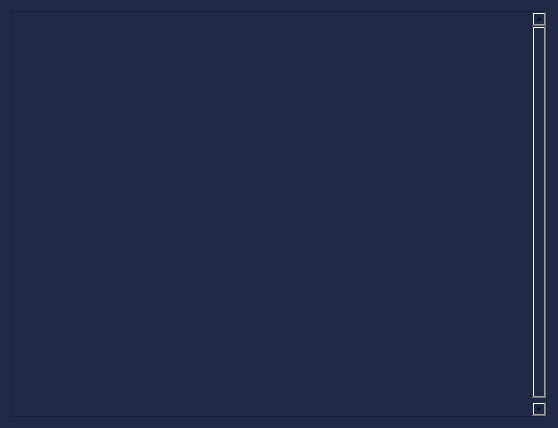
<?xml version="1.0" encoding="UTF-8"?>
<ui version="4.0">
 <class>Dialog</class>
 <widget class="QDialog" name="Dialog">
  <property name="geometry">
   <rect>
    <x>0</x>
    <y>0</y>
    <width>558</width>
    <height>428</height>
   </rect>
  </property>
  <property name="windowTitle">
   <string>Галерея</string>
  </property>
  <property name="styleSheet">
   <string notr="true">background-color: #202A47; 
font-family: Lucida Sans Unicode;</string>
  </property>
  <layout class="QGridLayout" name="gridLayout">
   <item row="0" column="0">
    <widget class="QScrollArea" name="scrollArea">
     <property name="widgetResizable">
      <bool>true</bool>
     </property>
     <widget class="QWidget" name="scrollAreaWidgetContents">
      <property name="geometry">
       <rect>
        <x>0</x>
        <y>0</y>
        <width>521</width>
        <height>6114</height>
       </rect>
      </property>
      <property name="cursor">
       <cursorShape>ArrowCursor</cursorShape>
      </property>
      <property name="mouseTracking">
       <bool>false</bool>
      </property>
      <layout class="QVBoxLayout" name="verticalLayout">
       <item>
        <widget class="QLabel" name="label">
         <property name="text">
          <string/>
         </property>
         <property name="pixmap">
          <pixmap resource="resources_rc.qrc">:/images/images/Сессия1.JPG</pixmap>
         </property>
        </widget>
       </item>
       <item>
        <widget class="QLabel" name="label_2">
         <property name="text">
          <string/>
         </property>
         <property name="pixmap">
          <pixmap resource="resources_rc.qrc">:/images/images/Сессия2.jpg</pixmap>
         </property>
        </widget>
       </item>
       <item>
        <widget class="QLabel" name="label_18">
         <property name="text">
          <string/>
         </property>
         <property name="pixmap">
          <pixmap resource="resources_rc.qrc">:/images/images/Выставка.JPG</pixmap>
         </property>
        </widget>
       </item>
       <item>
        <widget class="QLabel" name="label_3">
         <property name="text">
          <string/>
         </property>
         <property name="pixmap">
          <pixmap resource="resources_rc.qrc">:/images/images/Открытие1.jpg</pixmap>
         </property>
        </widget>
       </item>
       <item>
        <widget class="QLabel" name="label_4">
         <property name="text">
          <string/>
         </property>
         <property name="pixmap">
          <pixmap resource="resources_rc.qrc">:/images/images/Открытие2.jpg</pixmap>
         </property>
        </widget>
       </item>
       <item>
        <widget class="QLabel" name="label_5">
         <property name="text">
          <string/>
         </property>
         <property name="pixmap">
          <pixmap resource="resources_rc.qrc">:/images/images/Открытие3.jpg</pixmap>
         </property>
        </widget>
       </item>
       <item>
        <widget class="QLabel" name="label_6">
         <property name="text">
          <string/>
         </property>
         <property name="pixmap">
          <pixmap resource="resources_rc.qrc">:/images/images/Открытие4.jpg</pixmap>
         </property>
        </widget>
       </item>
       <item>
        <widget class="QLabel" name="label_8">
         <property name="text">
          <string/>
         </property>
         <property name="pixmap">
          <pixmap resource="resources_rc.qrc">:/images/images/Открытие5.jpg</pixmap>
         </property>
        </widget>
       </item>
       <item>
        <widget class="QLabel" name="label_9">
         <property name="text">
          <string/>
         </property>
         <property name="pixmap">
          <pixmap resource="resources_rc.qrc">:/images/images/Открытие6.jpg</pixmap>
         </property>
        </widget>
       </item>
       <item>
        <widget class="QLabel" name="label_11">
         <property name="text">
          <string/>
         </property>
         <property name="pixmap">
          <pixmap resource="resources_rc.qrc">:/images/images/Открытие7.jpg</pixmap>
         </property>
        </widget>
       </item>
       <item>
        <widget class="QLabel" name="label_10">
         <property name="text">
          <string/>
         </property>
         <property name="pixmap">
          <pixmap resource="resources_rc.qrc">:/images/images/Волейбол1.jpg</pixmap>
         </property>
        </widget>
       </item>
       <item>
        <widget class="QLabel" name="label_7">
         <property name="text">
          <string/>
         </property>
         <property name="pixmap">
          <pixmap resource="resources_rc.qrc">:/images/images/Волейбол2.jpg</pixmap>
         </property>
        </widget>
       </item>
       <item>
        <widget class="QLabel" name="label_16">
         <property name="text">
          <string/>
         </property>
         <property name="pixmap">
          <pixmap resource="resources_rc.qrc">:/images/images/Баскетбол1.jpg</pixmap>
         </property>
        </widget>
       </item>
       <item>
        <widget class="QLabel" name="label_15">
         <property name="text">
          <string/>
         </property>
         <property name="pixmap">
          <pixmap resource="resources_rc.qrc">:/images/images/Баскетбол2.jpg</pixmap>
         </property>
        </widget>
       </item>
       <item>
        <widget class="QLabel" name="label_14">
         <property name="text">
          <string/>
         </property>
         <property name="pixmap">
          <pixmap resource="resources_rc.qrc">:/images/images/Футбол1.jpg</pixmap>
         </property>
        </widget>
       </item>
       <item>
        <widget class="QLabel" name="label_13">
         <property name="text">
          <string/>
         </property>
         <property name="pixmap">
          <pixmap resource="resources_rc.qrc">:/images/images/Футбол2.jpg</pixmap>
         </property>
        </widget>
       </item>
       <item>
        <widget class="QLabel" name="label_12">
         <property name="text">
          <string/>
         </property>
         <property name="pixmap">
          <pixmap resource="resources_rc.qrc">:/images/images/Забег1.jpg</pixmap>
         </property>
        </widget>
       </item>
       <item>
        <widget class="QLabel" name="label_17">
         <property name="text">
          <string/>
         </property>
         <property name="pixmap">
          <pixmap resource="resources_rc.qrc">:/images/images/Забег2.jpg</pixmap>
         </property>
        </widget>
       </item>
      </layout>
     </widget>
    </widget>
   </item>
  </layout>
 </widget>
 <resources>
  <include location="resources_rc.qrc"/>
 </resources>
 <connections/>
</ui>
